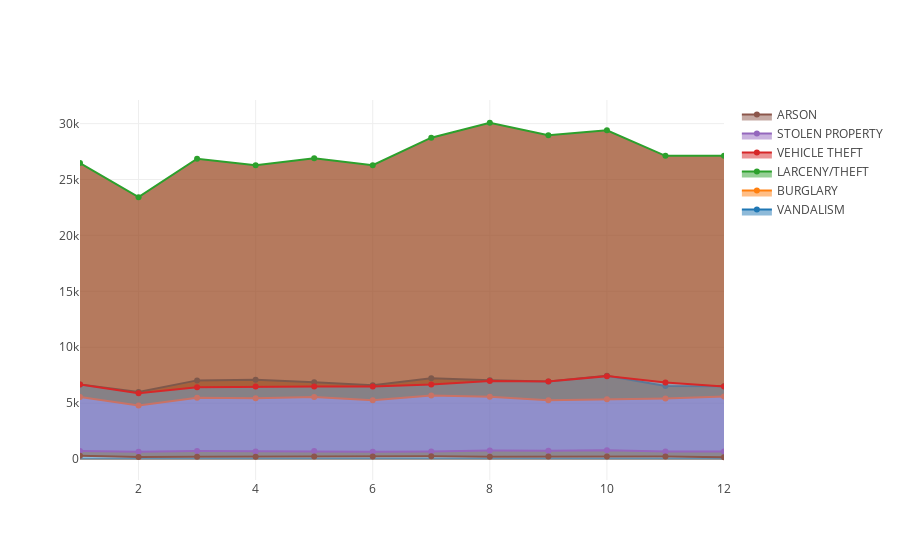

This figure's notebook cell:
### Markdown cell above
# 5. Stacked area charts

### Code cell
trace1 = go.Scatter(
    x=new1[new1['Category']=='VANDALISM'].Month,
    y=new1[new1['Category']=='VANDALISM'].IncidntNum,
    fill='tonexty',
    name = 'VANDALISM', # Style name/legend entry with html tags
    
)
trace2 = go.Scatter(
    x=new1[new1['Category']=='BURGLARY'].Month,
    y=new1[new1['Category']=='BURGLARY'].IncidntNum,
    fill='tonexty',
    name = 'BURGLARY'
)
trace3 = go.Scatter(
    x=new1[new1['Category']=='LARCENY/THEFT'].Month,
    y=new1[new1['Category']=='LARCENY/THEFT'].IncidntNum,
    fill='tonexty',
    name = 'LARCENY/THEFT'
    
)
trace4 = go.Scatter(
    x=new1[new1['Category']=='VEHICLE THEFT'].Month,
    y=new1[new1['Category']=='VEHICLE THEFT'].IncidntNum,
    fill='tonexty',
    name = 'VEHICLE THEFT'
)
trace5 = go.Scatter(
    x=new1[new1['Category']=='STOLEN PROPERTY'].Month,
    y=new1[new1['Category']=='STOLEN PROPERTY'].IncidntNum,
    fill='tonexty',
    name = 'STOLEN PROPERTY'
)
trace6 = go.Scatter(
    x=new1[new1['Category']=='ARSON'].Month,
    y=new1[new1['Category']=='ARSON'].IncidntNum,
    fill='tonexty',
    name = 'ARSON'
)


data = [trace1, trace2,trace3, trace4, trace5, trace6]


fig = go.Figure(data=data, layout=layout)
#plotly.offline.plot(fig, filename='stacked area')
iplot(fig)

### Figure 1 — Plotly figure (JSON) as saved in the notebook; plotly's stock layout.template omitted (floating-point values rounded to 4 significant figures)
{"data": [{"fill": "tonexty", "name": "VANDALISM", "type": "scatter", "x": ["01", "02", "03", "04", "05", "06", "07", "08", "09", "10", "11", "12"], "y": [6669, 5989, 7037, 7103, 6873, 6603, 7227, 7041, 6931, 7448, 6535, 6503]}, {"fill": "tonexty", "name": "BURGLARY", "type": "scatter", "x": ["01", "02", "03", "04", "05", "06", "07", "08", "09", "10", "11", "12"], "y": [5555, 4795, 5473, 5438, 5550, 5270, 5686, 5572, 5261, 5358, 5415, 5602]}, {"fill": "tonexty", "name": "LARCENY/THEFT", "type": "scatter", "x": ["01", "02", "03", "04", "05", "06", "07", "08", "09", "10", "11", "12"], "y": [26476, 23427, 26866, 26277, 26897, 26281, 28744, 30079, 28953, 29400, 27117, 27126]}, {"fill": "tonexty", "name": "VEHICLE THEFT", "type": "scatter", "x": ["01", "02", "03", "04", "05", "06", "07", "08", "09", "10", "11", "12"], "y": [6660, 5895, 6415, 6483, 6495, 6481, 6673, 6988, 6932, 7417, 6838, 6487]}, {"fill": "tonexty", "name": "STOLEN PROPERTY", "type": "scatter", "x": ["01", "02", "03", "04", "05", "06", "07", "08", "09", "10", "11", "12"], "y": [722, 650, 718, 686, 718, 661, 672, 764, 749, 788, 669, 687]}, {"fill": "tonexty", "name": "ARSON", "type": "scatter", "x": ["01", "02", "03", "04", "05", "06", "07", "08", "09", "10", "11", "12"], "y": [287, 191, 200, 217, 220, 225, 258, 212, 228, 221, 227, 162]}], "layout": {"barmode": "stack"}}
